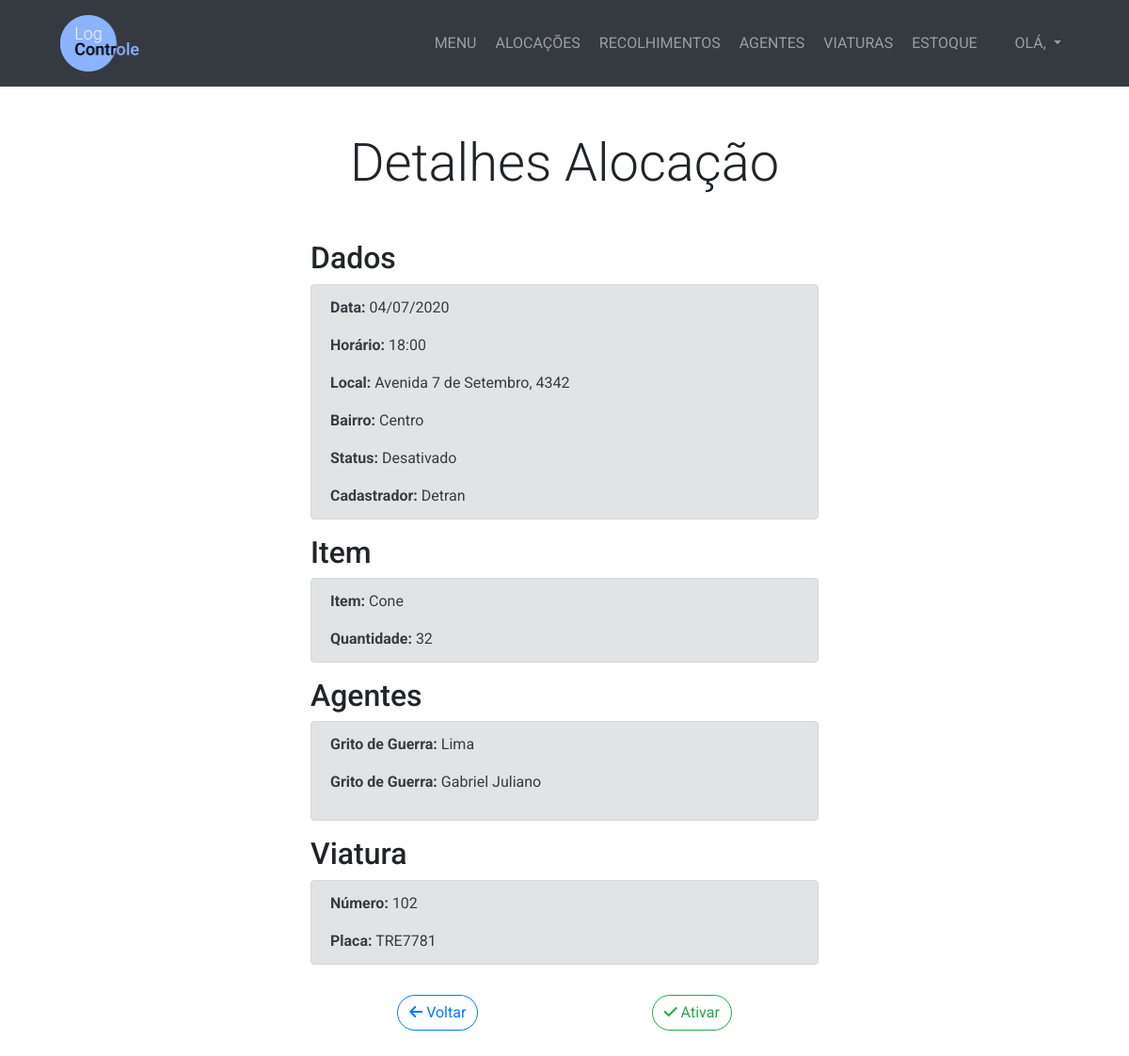
The app's page /alocacao/21/detalhes, older data.
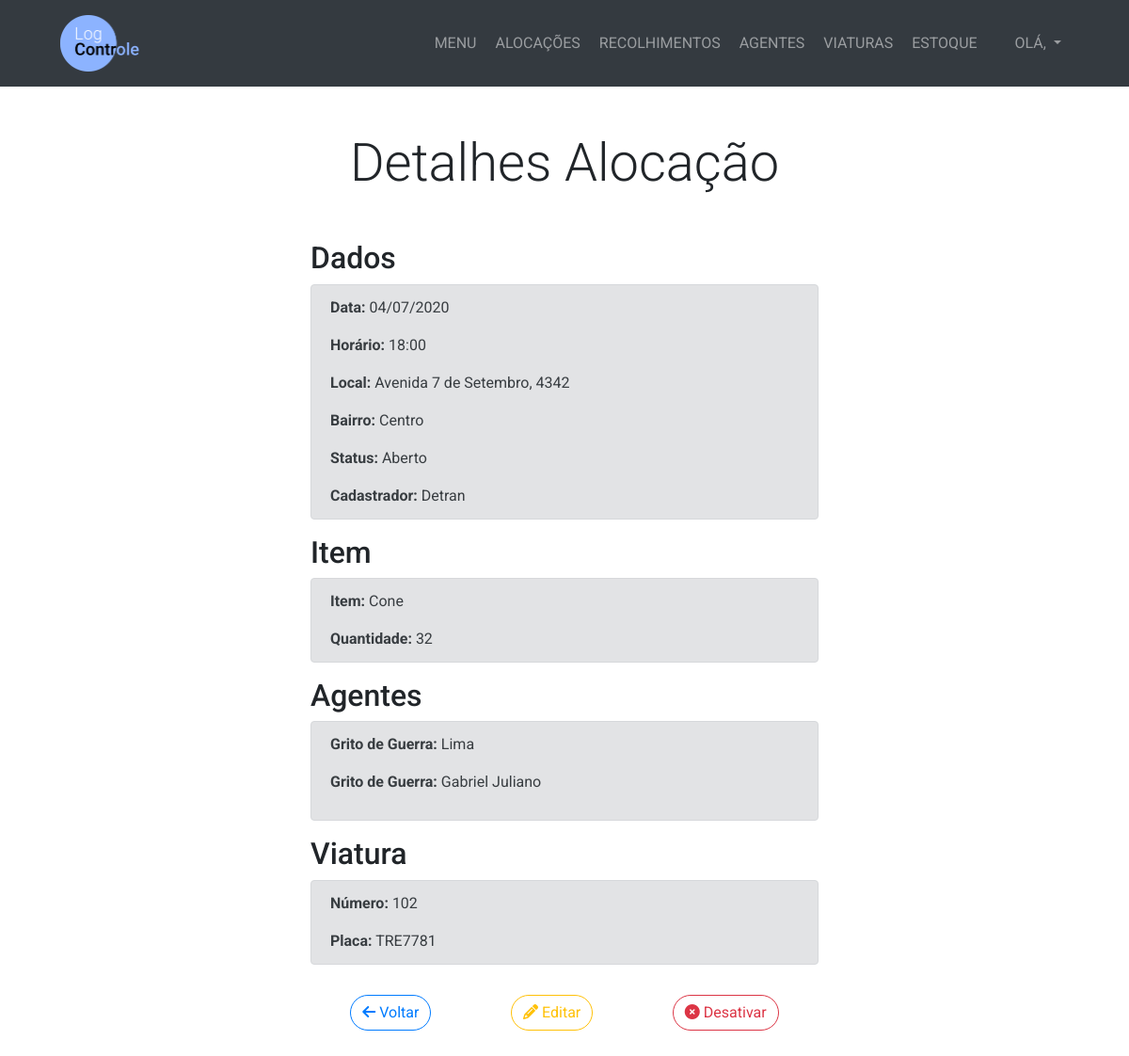
The same page, newer data.
### management/models.py (models this page shows, shortened)
class Alocacao(models.Model):
    TURNO_CHOICES = (
        ('Manhã', 'Manhã'),
        ('Tarde', 'Tarde'),
        ('Noite', 'Noite'),
        ('Madrugada', 'Madrugada')
    )
    STATUS_CHOICES = (
        ('Aberto', 'Aberto'),
        ('Fechado', 'Fechado'),
        ('Desativado', 'Desativado')
    )
    data = models.DateField()
    horario = models.TimeField()
    item = models.ForeignKey(Item, on_delete=models.PROTECT)
    quantidade = models.IntegerField()
    turno = models.CharField(max_length=10, choices=TURNO_CHOICES)
    viatura = models.ForeignKey(Viatura, on_delete=models.PROTECT, blank=True, null=True)
    rua = models.CharField(max_length=200)
    numero = models.CharField(max_length=10)
    bairro = models.CharField(max_length=25)
    complemento = models.CharField(max_length=25, blank=True)
    motivo = models.CharField(max_length=100, blank=True)
    cadastrador = models.ForeignKey(User, on_delete=models.PROTECT)
    status = models.CharField(max_length=11, choices=STATUS_CHOICES, default='Fechado')

class Item(models.Model):
    nome = models.CharField(max_length=100)

class Viatura(models.Model):
    numero = models.IntegerField()
    placa = models.CharField(max_length=7)

### management/views.py (the view, shortened to what this page needs)
# urls.py: path('alocacao/<int:pk_alocacao>/detalhes', views.detalhealocacao, name='detalhealocacao'),
def detalhealocacao(request, pk_alocacao):
    alocacao = get_object_or_404(Alocacao, pk=pk_alocacao)
    agentes = AlocacaoAgente.objects.filter(alocacao_id=pk_alocacao)
    if request.method == 'GET':
        return render(request, 'management/detalhealocacao.html', {'alocacao':alocacao, 'agentes':agentes})

### management/templates/management/detalhealocacao.html (shortened to what this page needs)
{% extends 'management/base.html' %}
{% block content %}
  <section class="py-5">
    <div class="container">
      <h1 class="display-4 text-center mb-5">Detalhes Alocação</h1>
      <div class="row justify-content-center">
        <div class="col-lg-6">
          <h2>Dados</h2>
          <div class="alert alert-secondary">
            <p><strong>Data:</strong> {{ alocacao.data|date:'d/m/Y' }}</p>
            <p><strong>Horário:</strong> {{ alocacao.horario|date:'H:i' }}</p>
            <p><strong>Local:</strong> {{ alocacao.rua }}, {{ alocacao.numero }}</p>
            <p><strong>Bairro:</strong> {{ alocacao.bairro }}</p>
            <p><strong>Status:</strong> {{ alocacao.status }}</p>
            <p class="mb-0"><strong>Cadastrador:</strong> <span style="text-transform: capitalize;">{{ alocacao.cadastrador }}</span></p>
          </div>
          <h2>Item</h2>
          <div class="alert alert-secondary">
            <p><strong>Item:</strong> {{ alocacao.item.nome }}</p>
            <p class="mb-0"><strong>Quantidade:</strong> {{ alocacao.quantidade }}</p>
          </div>
          <h2>Agente{{ agentes.count|pluralize }}</h2>
          <div class="alert alert-secondary">
            {% for agente in agentes %}
              <p><strong>Grito de Guerra:</strong> {{ agente.agente.gritodeguerra }}</p>
            {% endfor %}
          </div>
          {% if alocacao.viatura %}
            <h2>Viatura</h2>
            <div class="alert alert-secondary">
              <p><strong>Número:</strong> {{ alocacao.viatura.numero }}</p>
              <p class="mb-0"><strong>Placa:</strong> {{ alocacao.viatura.placa }}</p>
            </div>
          {% endif %}
          <div class="d-flex">
            <a href="{% url 'menualocacao' %}" class="btn btn-outline-primary rounded-pill mt-3 mx-auto"><i class="fas fa-arrow-left"></i> Voltar</a>
            {% if alocacao.status == 'Aberto' %}
              <a href="#" class="btn btn-outline-warning rounded-pill mt-3 mx-auto"><i class="fas fa-pencil-alt"></i> Editar</a>
              <a href="#" data-toggle="modal" data-target="#desativar-alocacao" class="btn btn-outline-danger rounded-pill mt-3 mx-auto" id="btn-desativar"><i class="fas fa-times-circle"></i> Desativar</a>
            {% elif alocacao.status == 'Desativado' %}
              <a href="#" data-toggle="modal" data-target="#ativar-alocacao" class="btn btn-outline-success rounded-pill mt-3 mx-auto" id="btn-ativar"><i class="fas fa-check"></i> Ativar</a>
            {% endif %}
          </div>
        </div>
      </div>
    </div>
  </section>
{% endblock %}

Row changes from the older to the newer data that the page shows:
changed Alocacao "Avenida 7 de Setembro": status "Desativado" → "Aberto"
Text that changed along with them:
text no longer shown: "Ativar"
text now shown: "Editar Desativar"
